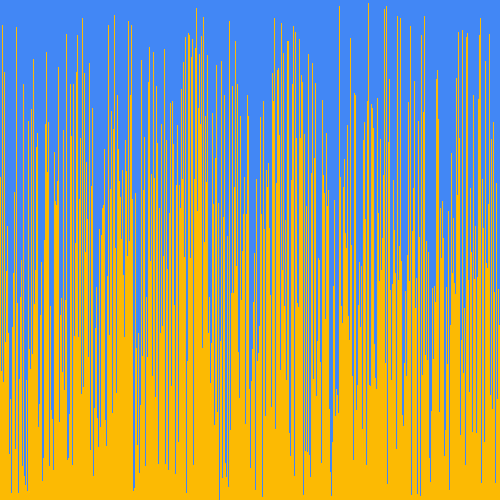
Frame 1 (no input)
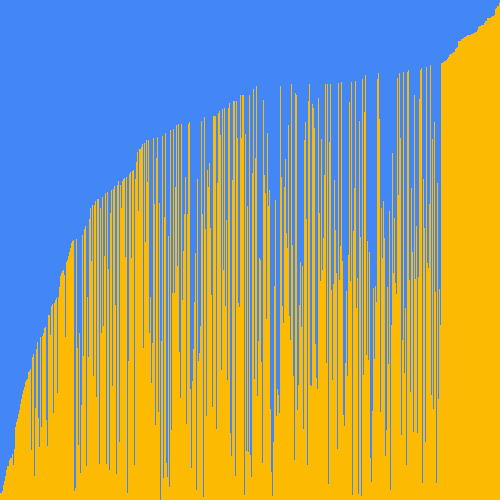
Frame 60 (the mouse pressed at the canvas centre just before this capture)
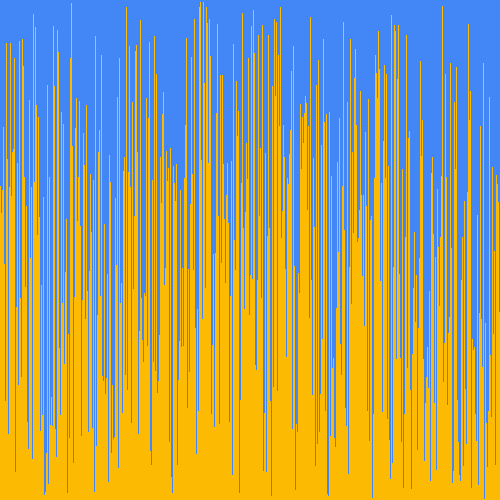
Frame 120 (the mouse held since frame 60 and released just before this capture)

The Processing sketch that drew these frames (run headless with seeded random() and noise(); from frame 60 on, the mouse is pressed at the canvas centre):

// Processing sketch: array_sorter
// ── array_sorter.pde
/* Paste the code into a new Processing sketch and complete the steps. */

//1. create an array of ints. don't initialize it yet.
int[] ai;
void setup() {
  //2. set the size of your window
  //  if you are using Processing 3, you cannot use variables
  //  because the developers don't know how programming is supposed to work.
  size(500, 500);
  //3. initialize your array with the built in width variable
  ai = new int[width];
  //4. initialize the ints in the array with random numbers
  //   from 0 to the built in height variable
  hi();

  //5. call the noStroke() method
  noStroke();
} 


void draw() {
  //6. set the background color with background(r, g, b);
  background(66, 135, 245);
  //7. set the color for your graph
  fill(252, 186, 3);
  //8. draw a rectangle for each int in your array.
  //   the x value will be the current index in the array
  //   the y value will the height variable
  //   the width is 1 (one)
  //   the height is negative the value of the element at the current index of the array
  for (int i = 0; i < ai.length; i++) {
    rect(i, height, 1, -ai[i]);
  }


  //9. call the stepSort method
  stepSort(ai);
  //10. extract the code that randomizes the array into a method.

  //11. call the method you made in step 10 when the mouse is pressed
  if (mousePressed) {
    hi();
  }
}
  void hi () {
    for (int i = 0; i < ai.length; i++) {
      ai[i]=(int)random(height);
    }
  }
  void stepSort(int[] arr) {
    for (int i = 1; i < arr.length; i++) {
      if (arr[i - 1] > arr[i]) {
        int t = arr[i];
        arr[i] = arr[i - 1];
        arr[i - 1] = t;
      }
    }
  }
